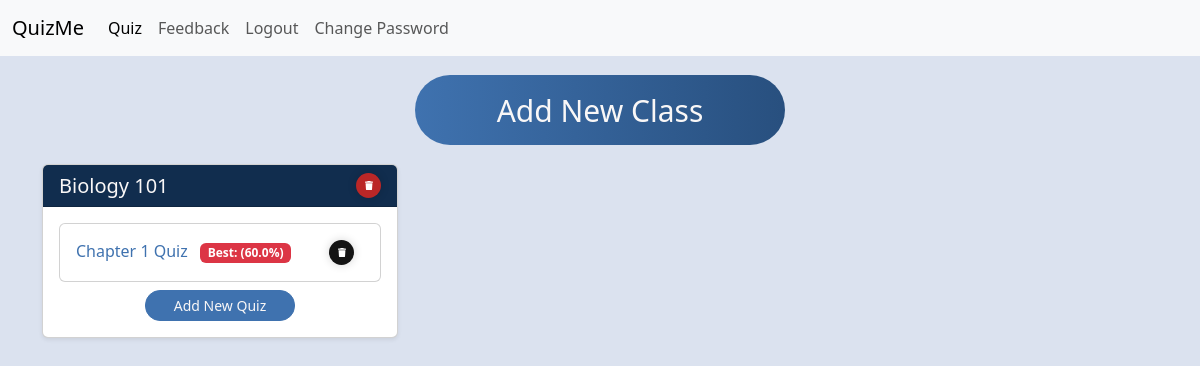
/quiz-selector (signed in), run on an earlier commit of the app's database.
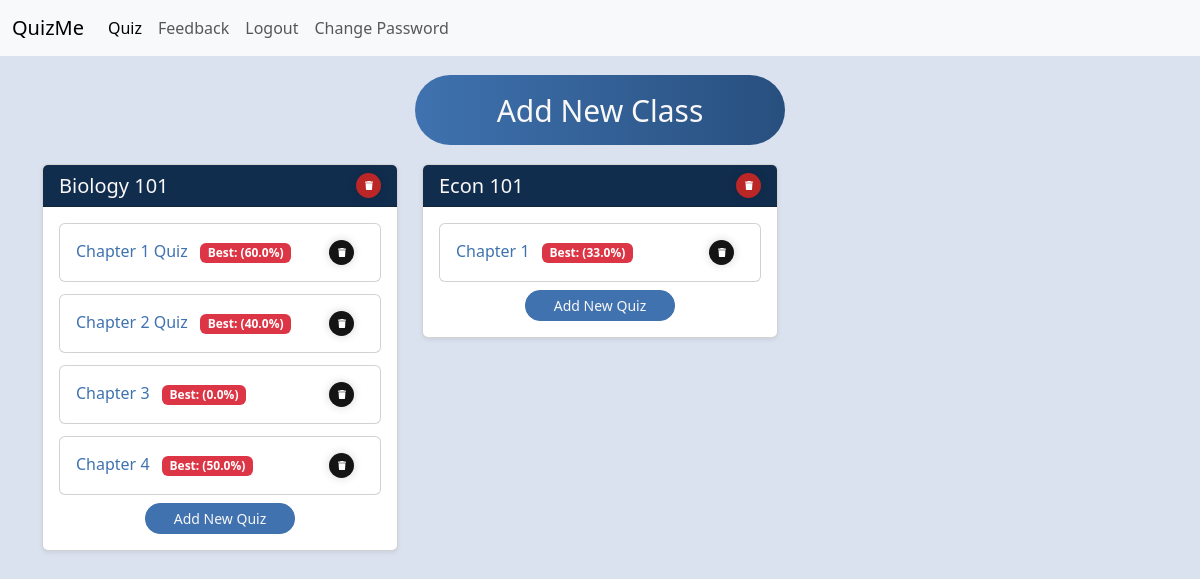
And on a later commit of the database.
### main.py (models this page shows)
class ClassList(db.Model):
    __tablename__ = "class_list"
    id: Mapped[int] = mapped_column(Integer, primary_key=True)
    user_id: Mapped[int] = mapped_column(Integer, db.ForeignKey("users.id"))
    class_name: Mapped[str] = mapped_column(String(250), unique=False, nullable=False)

class Quiz(db.Model):
    __tablename__ = "quizzes"
    id: Mapped[int] = mapped_column(Integer, primary_key=True)
    user_id: Mapped[int] = mapped_column(Integer, db.ForeignKey("users.id"))
    quiz_json: Mapped[str] = mapped_column(JSON())
    title: Mapped[str] = mapped_column(String())
    class_name: Mapped[str] = mapped_column(String(250), unique=False, nullable=False)
    total_questions: Mapped[int] = mapped_column(Integer)
    best_score: Mapped[int] = mapped_column(Integer)

### main.py (the view)
@app.route('/quiz-selector', methods=["GET", "POST"])
def quiz_selector():
    form = NoteInput()
    class_list = ClassList.query.filter_by(user_id=current_user.id).all()
    quizzes = Quiz.query.filter_by(user_id=current_user.id).all()
    return render_template("quiz_selector.html", form=form, class_list=class_list, quizzes=quizzes)

### main.py (called while the page is built)
@login_manager.user_loader
def load_user(user_id):
    return db.get_or_404(User, user_id)

### templates/quiz_selector.html (shortened to what this page needs)
{% include "header.html" %}
{% block content %}
<div class="container mt-4">
    <div class="text-center mb-3">
        <button type="button" class="create_class_button" data-bs-toggle="modal" data-bs-target="#addClassModal">
            Add New Class
        </button>
    </div>
    {% if class_list %}
        <div class="row">
            {% for class in class_list %}
            <div class="col-md-4 mb-4">
                <div class="card shadow-sm">
                    <div class="card-header d-flex justify-content-between align-items-center">
                        <h5 class="card-title mb-0">{{ class.class_name }}</h5>
                        <div class="d-flex gap-2">
                            <form action="{{ url_for('delete_class', class_name=class.class_name) }}" method="POST" onsubmit="return confirm('Are you sure you want to delete this class?');" class="m-0">
                                <button type="submit" class="delete_class_button" aria-label="Delete class">
                                    <svg viewBox="0 0 448 512" class="svgIcon">
                                        <path d="M135.2 17.7L128 32H32C14.3 32 0 46.3 0 64S14.3 96 32 96H416c17.7 0 32-14.3 32-32s-14.3-32-32-32H320l-7.2-14.3C307.4 6.8 296.3 0 284.2 0H163.8c-12.1 0-23.2 6.8-28.6 17.7zM416 128H32L53.2 467c1.6 25.3 22.6 45 47.9 45H346.9c25.3 0 46.3-19.7 47.9-45L416 128z" />
                                    </svg>
                                </button>
                            </form>
                        </div>
                    </div>
                    <div class="card-body">
                        {% set class_quizzes = quizzes|selectattr('class_name', 'equalto', class.class_name)|list %}
                        {% if class_quizzes %}
                            <div class="row g-2">
                                {% for quiz in class_quizzes %}
                                <div class="col-12 mb-1">
                                    <div class="card">
                                        <div class="card-body">
                                            <div class="d-flex justify-content-between align-items-center">
                                                <h6 class="card-title mb-0">
                                                    <a href="{{ url_for('quiz', quiz_id=quiz.id) }}" class="text-decoration-none">
                                                        {{ quiz.title }}
                                                    </a>
                                                        <span class="badge {% if (quiz.best_score / quiz.total_questions * 100)|round == 100 %}bg-success{% else %}bg-danger{% endif %} ms-2">Best: ({{ (quiz.best_score / quiz.total_questions * 100)|round }}%)</span>
                                                </h6>
                                                <form action="{{ url_for('delete_quiz', quiz_id=quiz.id) }}" method="POST" onsubmit="return confirm('Are you sure you want to delete this quiz?');">
                                                    <button type="submit" class="delete_quiz_button" aria-label="Delete quiz">
                                                        <svg viewBox="0 0 448 512" class="svgIcon">
                                                            <path d="M135.2 17.7L128 32H32C14.3 32 0 46.3 0 64S14.3 96 32 96H416c17.7 0 32-14.3 32-32s-14.3-32-32-32H320l-7.2-14.3C307.4 6.8 296.3 0 284.2 0H163.8c-12.1 0-23.2 6.8-28.6 17.7zM416 128H32L53.2 467c1.6 25.3 22.6 45 47.9 45H346.9c25.3 0 46.3-19.7 47.9-45L416 128z" />
                                                        </svg>
                                                    </button>
                                                </form>
                                            </div>
                                        </div>
                                    </div>
                                </div>
                                {% endfor %}
                            </div>
                            <div class="text-center mt-1">
                                <button type="button" class="add_quiz_button btn btn-sm btn-primary" data-bs-toggle="modal" data-bs-target="#createQuizModal" data-class-name="{{ class.class_name }}">
                                    Add New Quiz
                                </button>
                            </div>
                        {% else %}
                        <div class="text-center mt-1">
                            <button type="button" class="add_quiz_button btn btn-sm btn-primary" data-bs-toggle="modal" data-bs-target="#createQuizModal" data-class-name="{{ class.class_name }}">
                                Add New Quiz
                            </button>
                        </div>
                        {% endif %}
                    </div>
                </div>
            </div>
            {% endfor %}
        </div>
    {% else %}
        <div class="text-center mt-4">
            <h3 class="mb-4">No Classes Added Yet</h3>
            <p>Click the button above to add your first class!</p>
        </div>
    {% endif %}
</div>
{% endblock %}

### templates/header.html (shortened to what this page needs)
<!doctype html>
<html lang="en" data-bs-theme="auto">
  <head><script src="../assets/js/color-modes.js"></script>
    <link rel="stylesheet" href="https://cdn.jsdelivr.net/npm/@docsearch/css@3">
    <link href="static/css/bootstrap.min.css" rel="stylesheet">
    <link href="https://cdn.jsdelivr.net/npm/bootstrap@5.3.3/dist/css/bootstrap.min.css" rel="stylesheet">
    <link rel="stylesheet" href="static/css/style.css"/>
<nav class="navbar navbar-expand-lg bg-body-tertiary">
  <div class="container-fluid">
    <a class="navbar-brand">QuizMe</a>
    <div class="collapse navbar-collapse" id="navbarNav">
      <ul class="navbar-nav">
        <li class="nav-item">
          <a class="nav-link active" aria-current="page" href="{{url_for('quiz_selector') }}">Quiz</a>
        </li>
        <li class="nav-item">
          <a class="nav-link" href="{{url_for('feedback') }}">Feedback</a>
        </li>
        {% if current_user.is_authenticated: %}
        <li class="nav-item">
          <a class="nav-link" href="{{url_for('logout') }}">Logout</a>
        </li>
        <li class="nav-item">
          <a class="nav-link" href="{{url_for('change_password') }}">Change Password</a>
        </li>
        {%endif%}
      </ul>
    </div>
  </div>
</nav>

### static/css/style.css (style rules this page uses)
:root { --primary-color: #F9F7F7; --secondary-color: #DBE2EF; --tertiary-color: #3F72AF; --quaternary-color: #112D4E; }

What changed in the data, as far as the page shows it:
added Quiz: title "Chapter 2 Quiz", (quiz.best_score/quiz.total_questions*100)|round "40.0", shown under ClassList "Biology 101"
added Quiz: title "Chapter 3", (quiz.best_score/quiz.total_questions*100)|round "0.0", shown under ClassList "Biology 101"
added Quiz: title "Chapter 4", (quiz.best_score/quiz.total_questions*100)|round "50.0", shown under ClassList "Biology 101"
added ClassList: class_name "Econ 101"
added Quiz: title "Chapter 1", (quiz.best_score/quiz.total_questions*100)|round "33.0", shown under "Econ 101"
